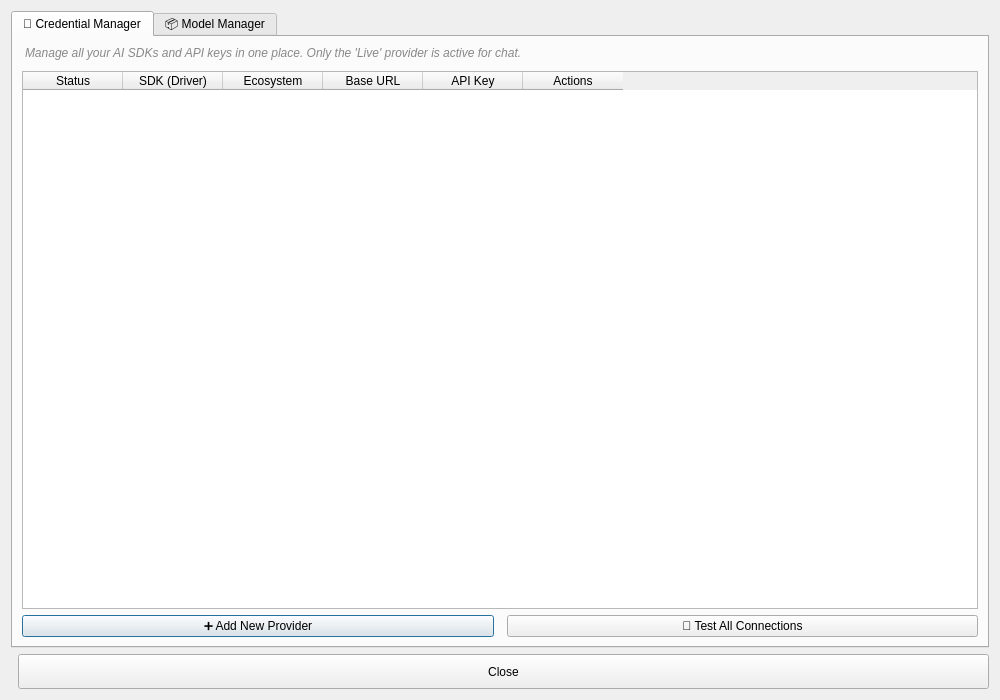
<?xml version="1.0" encoding="UTF-8"?>
<ui version="4.0">
 <class>CredentialManagerDialog</class>
 <widget class="QDialog" name="CredentialManagerDialog">
  <property name="geometry">
   <rect>
    <x>0</x>
    <y>0</y>
    <width>1000</width>
    <height>700</height>
   </rect>
  </property>
  <property name="windowTitle">
   <string>AI Settings Hub - Credential &amp; Model Manager</string>
  </property>
  <layout class="QVBoxLayout" name="mainLayout">
   <item>
    <widget class="QTabWidget" name="tabWidget">
     <property name="currentIndex">
      <number>0</number>
     </property>
     <!-- TAB 1: CREDENTIALS -->
     <widget class="QWidget" name="tab_credentials">
      <attribute name="title">
       <string>🔐 Credential Manager</string>
      </attribute>
      <layout class="QVBoxLayout" name="credLayout">
       <item>
        <widget class="QLabel" name="credInfoLabel">
         <property name="text">
          <string>Manage all your AI SDKs and API keys in one place. Only the 'Live' provider is active for chat.</string>
         </property>
         <property name="styleSheet">
          <string notr="true">color: #888; font-style: italic; margin-bottom: 5px;</string>
         </property>
        </widget>
       </item>
       <item>
        <widget class="QTableWidget" name="credTable">
         <property name="alternatingRowColors">
          <bool>true</bool>
         </property>
         <property name="selectionBehavior">
          <enum>QAbstractItemView::SelectRows</enum>
         </property>
         <property name="verticalScrollMode">
          <enum>QAbstractItemView::ScrollPerPixel</enum>
         </property>
         <property name="horizontalScrollMode">
          <enum>QAbstractItemView::ScrollPerPixel</enum>
         </property>
         <column>
          <property name="text">
           <string>Status</string>
          </property>
         </column>
         <column>
          <property name="text">
           <string>SDK (Driver)</string>
          </property>
         </column>
         <column>
          <property name="text">
           <string>Ecosystem</string>
          </property>
         </column>
         <column>
          <property name="text">
           <string>Base URL</string>
          </property>
         </column>
         <column>
          <property name="text">
           <string>API Key</string>
          </property>
         </column>
         <column>
          <property name="text">
           <string>Actions</string>
          </property>
         </column>
        </widget>
       </item>
       <item>
        <layout class="QHBoxLayout" name="credButtons">
         <item>
          <widget class="QPushButton" name="add_provider_btn">
           <property name="text">
            <string>➕ Add New Provider</string>
           </property>
          </widget>
         </item>
         <item>
          <spacer name="credSpacer">
           <property name="orientation">
            <enum>Qt::Horizontal</enum>
           </property>
          </spacer>
         </item>
         <item>
          <widget class="QPushButton" name="test_all_btn">
           <property name="text">
            <string>🧪 Test All Connections</string>
           </property>
          </widget>
         </item>
        </layout>
       </item>
      </layout>
     </widget>
     <!-- TAB 2: MODELS -->
     <widget class="QWidget" name="tab_models">
      <attribute name="title">
       <string>📦 Model Manager</string>
      </attribute>
      <layout class="QVBoxLayout" name="modelLayout">
       <item>
        <layout class="QHBoxLayout" name="modelHeaderLayout">
         <item>
          <widget class="QLabel" name="filterLabel">
           <property name="text">
            <string>View Ecosystem:</string>
           </property>
           <property name="styleSheet">
            <string notr="true">font-weight: bold;</string>
           </property>
          </widget>
         </item>
         <item>
          <widget class="QComboBox" name="modelEcosystemFilter">
           <property name="minimumSize">
            <size>
             <width>200</width>
             <height>0</height>
            </size>
           </property>
          </widget>
         </item>
         <item>
          <spacer name="modelHeaderSpacer">
           <property name="orientation">
            <enum>Qt::Horizontal</enum>
           </property>
          </spacer>
         </item>
         <item>
          <widget class="QLabel" name="modelHeaderLabel">
           <property name="text">
            <string>Managing Models</string>
           </property>
           <property name="styleSheet">
            <string notr="true">font-size: 14px; font-weight: bold; color: #0078d4;</string>
           </property>
          </widget>
         </item>
        </layout>
       </item>
       <item>
        <widget class="QTabWidget" name="modelDeveloperTabs"/>
       </item>
       <item>
        <layout class="QHBoxLayout" name="modelButtons">
         <item>
          <widget class="QPushButton" name="fetch_models_btn">
           <property name="text">
            <string>🆓 Fetch Models</string>
           </property>
          </widget>
         </item>
         <item>
          <widget class="QPushButton" name="add_custom_model_btn">
           <property name="text">
            <string>➕ Add Model</string>
           </property>
          </widget>
         </item>
         <item>
          <spacer name="modelSpacer">
           <property name="orientation">
            <enum>Qt::Horizontal</enum>
           </property>
          </spacer>
         </item>
         <item>
          <widget class="QPushButton" name="delete_model_btn">
           <property name="text">
            <string>🗑️ Delete</string>
           </property>
          </widget>
         </item>
        </layout>
       </item>
      </layout>
     </widget>
    </widget>
   </item>
   <item>
    <layout class="QHBoxLayout" name="dialogButtons">
     <item>
      <spacer name="mainSpacer">
       <property name="orientation">
        <enum>Qt::Horizontal</enum>
       </property>
      </spacer>
     </item>
     <item>
      <widget class="QPushButton" name="close_btn">
       <property name="text">
        <string>Close</string>
       </property>
       <property name="minimumSize">
        <size>
         <width>100</width>
         <height>35</height>
        </size>
       </property>
      </widget>
     </item>
    </layout>
   </item>
  </layout>
 </widget>
 <resources/>
 <connections/>
</ui>
